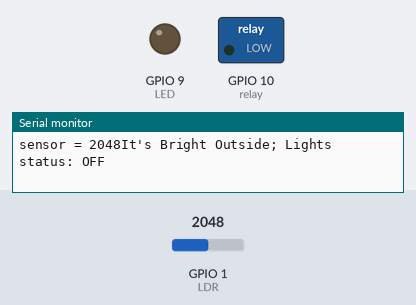
Simulated run of this sketch. Board: ESP32-S3. Parts: switched loads named in the sketch (green lamp = pin HIGH), output pins drawn as LEDs (lit = HIGH), the last lines printed to the serial monitor. The test bench sets the inputs (shaded band); at power-on: GPIO 1 (LDR) = 2048. WiFi joins after 1.5 s; servers stay silent unless stated.

Above: at 2.7 s.
2.8 s: GPIO 1 (LDR) set to 759
5.8 s: GPIO 1 (LDR) set to 638
At 7.1 s:
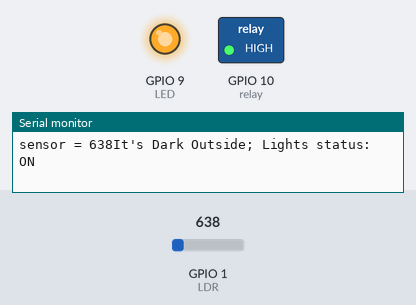
Timing chart, 0 to 8.8 s (numbered marks = the images above; inputs shaded):
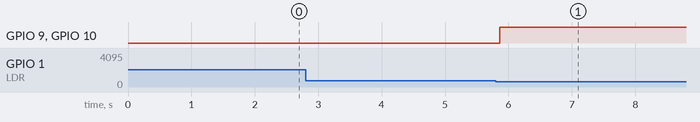

The sketch:

VIL.ino
```cpp
#include <WiFi.h>
#include <WiFiUdp.h>
#include <WiFiClient.h>
#include <WiFiServer.h>

#define relay 10
int LED = 9;
int LED2 = 10;
int LDR = A0;

const char *ssid =  "Your wifi Network name";
const char *pass =  "Network password";

WiFiClient client;

void setup()
{
       Serial.begin(9600);
       delay(10);

       Serial.println("Connecting to ");
       Serial.println(ssid);

       WiFi.begin(ssid, pass);
       while (WiFi.status() != WL_CONNECTED)
          {
            delay(500);
            Serial.print(".");
          }
      Serial.println("");
      Serial.println("WiFi connected");

      pinMode(LED, OUTPUT);
      pinMode(LED2, OUTPUT);
      pinMode(relay, OUTPUT);
      pinMode(LDR, INPUT);
}

void loop()
{
    int LDRValue = analogRead(LDR);
    Serial.print("sensor = ");
    Serial.print(LDRValue);

      if (LDRValue <=700)
        {
           digitalWrite(LED, HIGH);
           digitalWrite(LED2, HIGH);
           digitalWrite(relay, HIGH);
           Serial.println("It's Dark Outside; Lights status: ON");
        }

      else
        {
           digitalWrite(LED, LOW);
           digitalWrite(LED2, LOW);
           digitalWrite(relay, LOW);
           Serial.println("It's Bright Outside; Lights status: OFF");
        }
}
```

Measured:
- the behaviour switches between 701 and 700 on GPIO 1 (LDR) (found by bisection; images 0 and 1)
- after the input at 5.8 s, GPIO 9 (LED), GPIO 10 (relay): LOW → HIGH after 0.06 s
